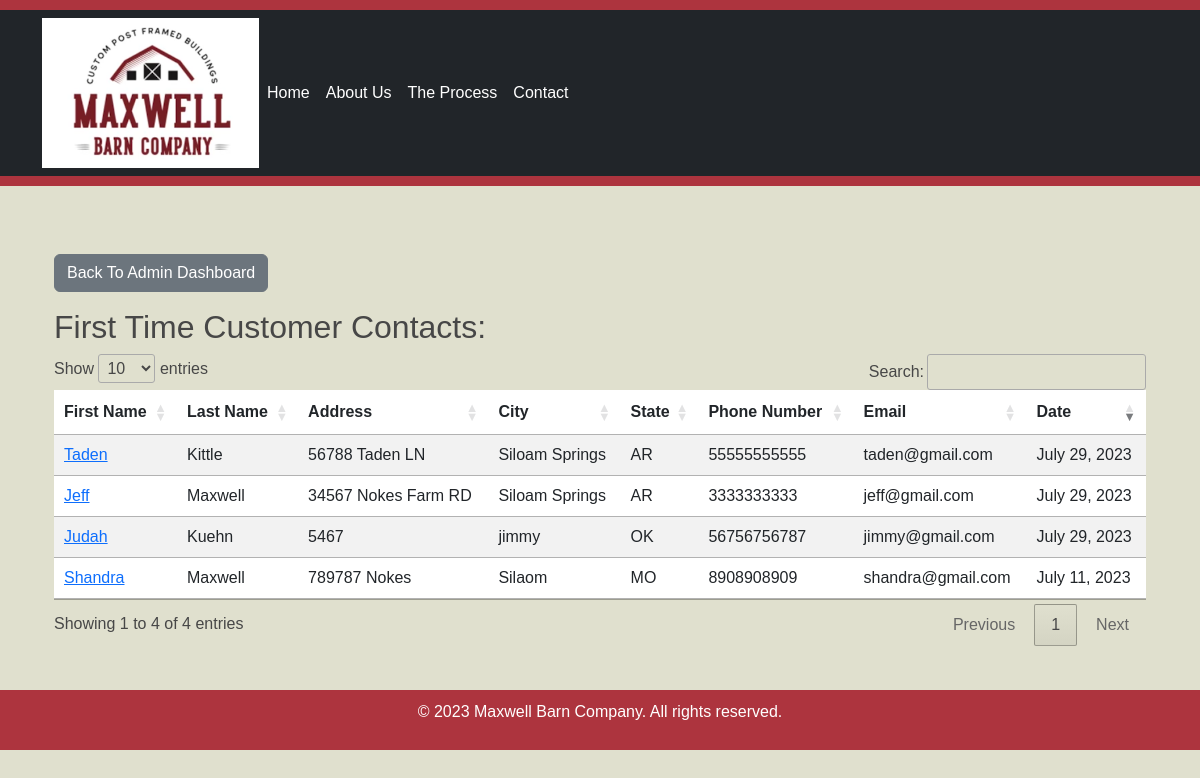
Page /admin_contacts on the committed database.
### web/models.py (models this page shows, shortened)
class Customer(models.Model):
    name_first = models.CharField(max_length=64, verbose_name="First Name")
    name_last = models.CharField(max_length=64, verbose_name="Last Name")
    address = models.CharField(max_length=200)
    add_city = models.CharField(max_length=64, verbose_name="City")
    add_state = models.CharField(max_length=2, choices=STATE_CHOICES, verbose_name="State")
    zip = models.CharField(max_length=12, null=True, blank=True)
    phone_number = models.CharField(max_length=16, verbose_name="Phone Number")
    email = models.EmailField()
    date = models.DateTimeField(default=timezone.now)
    barn_type = models.CharField(max_length=20, choices=BARN_TYPE, verbose_name="Desired Structure Usuage", null=True, blank=True)
    archived = models.BooleanField(default=False)

### web/views.py (the view)
# urls.py: path("admin_contacts", views.admin_contacts, name="admin_contacts"),
def admin_contacts(request):
    contacts = Customer.objects.exclude(contact__isnull=False)
    return render(request, "web/admin_contacts.html", {
        "contacts": contacts
    })

### web/templates/web/admin_contacts.html (shortened to what this page needs)
{% extends "web/layout.html" %}
{% block content %}
{% load static %}
<link rel="stylesheet" type="text/css" href="https://cdn.datatables.net/1.11.5/css/jquery.dataTables.css">
<div class="container mt-4">
  <div class="row">
    <div class="col">
        <a href="{% url 'user_admin' %}" class="btn btn-secondary mb-3">Back To Admin Dashboard</a>
      <h2>First Time Customer Contacts:</h2>
      <div class="table-responsive">
        <table id="customer-table" class="table table-striped">
          <thead>
            <tr>
              <th>First Name</th>
              <th>Last Name</th>
              <th>Address</th>
              <th>City</th>
              <th>State</th>
              <th>Phone Number</th>
              <th>Email</th>
              <th>Date</th>
            </tr>
          </thead>
          <tbody>
            {% for customer in contacts %}
            <tr>
              <td><a href="{% url 'customer_details' cust_id=customer.id %}">{{ customer.name_first }}</a></td>
              <td>{{ customer.name_last }}</td>
              <td>{{ customer.address }}</td>
              <td>{{ customer.add_city }}</td>
              <td>{{ customer.add_state }}</td>
              <td>{{ customer.phone_number }}</td>
              <td>{{ customer.email }}</td>
              <td>{{ customer.date|date:"F d, Y" }}</td>
            </tr>
            {% endfor %}
          </tbody>
        </table>
      </div>
    </div>
  </div>
</div>
{% endblock %}

### web/templates/web/layout.html (style rules this page uses)
body { background-color: #E0E0CE; color: #474747; font-family: Arial, sans-serif; }

### rows in the picture
Customer: name_first "Taden", name_last "Kittle", address "56788 Taden LN", add_city "Siloam Springs", add_state "AR", phone_number "55555555555", email "taden@gmail.com", date "July 29, 2023"
Customer: name_first "Jeff", name_last "Maxwell", address "34567 Nokes Farm RD", add_city "Siloam Springs", add_state "AR", phone_number "3333333333", email "jeff@gmail.com", date "July 29, 2023"
Customer: name_first "Shandra", name_last "Maxwell", address "789787 Nokes", add_city "Silaom", add_state "MO", phone_number "8908908909", email "shandra@gmail.com", date "July 11, 2023"
Customer: name_first "Judah", name_last "Kuehn", address "5467", add_city "jimmy", add_state "OK", phone_number "56756756787", email "jimmy@gmail.com", date "July 29, 2023"
